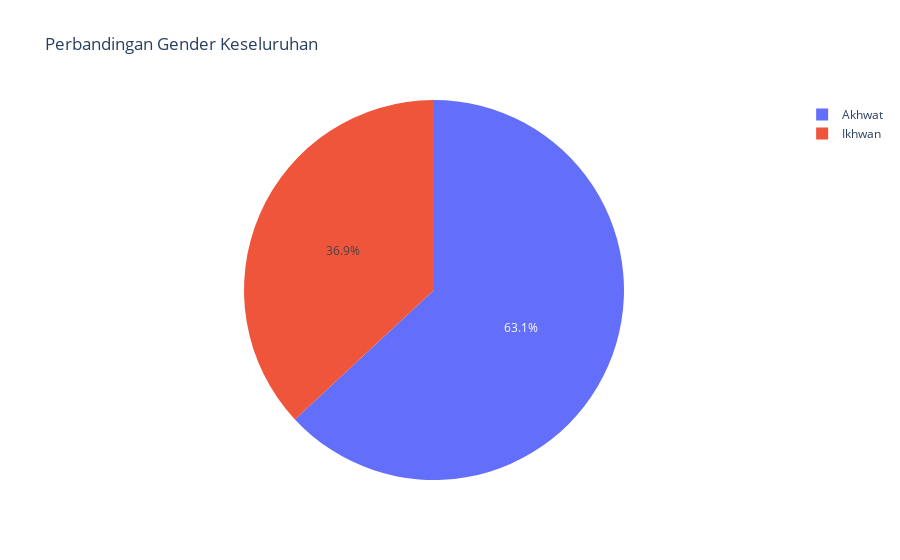

Notebook source saved alongside this figure:
### Code cell
fig = px.pie(df, names='Keterangan', title='Perbandingan Gender Keseluruhan')
fig.show()

### Figure 1 — Plotly figure (JSON) as saved in the notebook; plotly's stock layout.template omitted (floating-point values rounded to 4 significant figures; data arrays with more than 128 entries replaced by an {"elided": "..."} marker saying what was removed)
{"data": [{"domain": {"x": [0, 1], "y": [0, 1]}, "hovertemplate": "Keterangan=%{label}<extra></extra>", "labels": {"elided": "306 str values"}, "legendgroup": "", "name": "", "showlegend": true, "type": "pie"}], "layout": {"legend": {"tracegroupgap": 0}, "title": {"text": "Perbandingan Gender Keseluruhan"}}}
